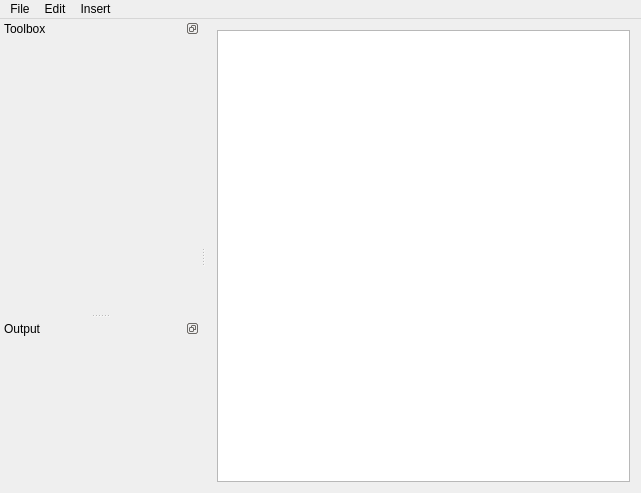
<?xml version="1.0" encoding="UTF-8"?>
<ui version="4.0">
 <class>MainWindow</class>
 <widget class="QMainWindow" name="MainWindow">
  <property name="geometry">
   <rect>
    <x>0</x>
    <y>0</y>
    <width>641</width>
    <height>493</height>
   </rect>
  </property>
  <property name="windowTitle">
   <string>MainWindow</string>
  </property>
  <widget class="QWidget" name="centralWidget">
   <layout class="QGridLayout" name="gridLayout_2">
    <item row="0" column="1">
     <widget class="Workspace" name="workspace"/>
    </item>
   </layout>
  </widget>
  <widget class="QMenuBar" name="menuBar">
   <property name="geometry">
    <rect>
     <x>0</x>
     <y>0</y>
     <width>641</width>
     <height>20</height>
    </rect>
   </property>
   <widget class="QMenu" name="menuInsert">
    <property name="title">
     <string>Insert</string>
    </property>
    <widget class="QMenu" name="menuComparison">
     <property name="title">
      <string>Compare</string>
     </property>
     <addaction name="actionGreaterThan"/>
     <addaction name="actionLessThan"/>
     <addaction name="actionEqual"/>
     <addaction name="actionNot_Equal"/>
    </widget>
    <widget class="QMenu" name="menuLogic">
     <property name="title">
      <string>Logic</string>
     </property>
     <addaction name="actionAND"/>
     <addaction name="actionOR"/>
     <addaction name="actionXOR"/>
     <addaction name="actionNOT"/>
    </widget>
    <widget class="QMenu" name="menuConstant">
     <property name="title">
      <string>Color</string>
     </property>
     <addaction name="actionLUT"/>
     <addaction name="actionColor"/>
     <addaction name="actionHSV"/>
     <addaction name="actionRGB"/>
    </widget>
    <widget class="QMenu" name="menuPixel">
     <property name="title">
      <string>Pixel</string>
     </property>
     <addaction name="actionX"/>
     <addaction name="actionY"/>
     <addaction name="actionRatio"/>
    </widget>
    <widget class="QMenu" name="menuCalc">
     <property name="title">
      <string>Math</string>
     </property>
     <addaction name="actionADD"/>
     <addaction name="actionSUB"/>
     <addaction name="actionMUL"/>
     <addaction name="actionDIV"/>
     <addaction name="separator"/>
     <addaction name="actionNEG"/>
     <addaction name="actionSQRT"/>
     <addaction name="actionABS"/>
     <addaction name="separator"/>
     <addaction name="actionLerp"/>
     <addaction name="actionClamp"/>
     <addaction name="separator"/>
     <addaction name="actionSin"/>
     <addaction name="actionCos"/>
     <addaction name="separator"/>
     <addaction name="actionMin"/>
     <addaction name="actionMax"/>
     <addaction name="separator"/>
     <addaction name="actionDouble"/>
     <addaction name="actionComplex"/>
    </widget>
    <addaction name="menuCalc"/>
    <addaction name="menuComparison"/>
    <addaction name="menuLogic"/>
    <addaction name="menuConstant"/>
    <addaction name="actionIf"/>
    <addaction name="actionBitmap"/>
    <addaction name="separator"/>
    <addaction name="menuPixel"/>
    <addaction name="actionRender"/>
   </widget>
   <widget class="QMenu" name="menuFile">
    <property name="title">
     <string>File</string>
    </property>
    <addaction name="actionExport"/>
    <addaction name="actionSave_as"/>
    <addaction name="actionOpen"/>
    <addaction name="separator"/>
    <addaction name="actionExit"/>
   </widget>
   <widget class="QMenu" name="menuEdit">
    <property name="title">
     <string>Edit</string>
    </property>
    <addaction name="actionUndo"/>
    <addaction name="actionRedo"/>
    <addaction name="separator"/>
    <addaction name="actionCut"/>
    <addaction name="actionCopy"/>
    <addaction name="actionPaste"/>
    <addaction name="actionDelete"/>
    <addaction name="separator"/>
    <addaction name="actionSelect_all"/>
   </widget>
   <addaction name="menuFile"/>
   <addaction name="menuEdit"/>
   <addaction name="menuInsert"/>
  </widget>
  <widget class="QDockWidget" name="toolboxDock">
   <property name="minimumSize">
    <size>
     <width>190</width>
     <height>237</height>
    </size>
   </property>
   <property name="floating">
    <bool>false</bool>
   </property>
   <property name="features">
    <set>QDockWidget::DockWidgetFloatable|QDockWidget::DockWidgetMovable</set>
   </property>
   <property name="windowTitle">
    <string>Toolbox</string>
   </property>
   <attribute name="dockWidgetArea">
    <number>1</number>
   </attribute>
   <widget class="QWidget" name="dockWidgetContents">
    <layout class="QGridLayout" name="gridLayout_3">
     <property name="sizeConstraint">
      <enum>QLayout::SetMinimumSize</enum>
     </property>
     <property name="leftMargin">
      <number>2</number>
     </property>
     <property name="topMargin">
      <number>0</number>
     </property>
     <property name="bottomMargin">
      <number>0</number>
     </property>
     <property name="verticalSpacing">
      <number>0</number>
     </property>
     <item row="0" column="0">
      <widget class="NodeBox" name="toolBox">
       <property name="currentIndex">
        <number>-1</number>
       </property>
      </widget>
     </item>
    </layout>
   </widget>
  </widget>
  <widget class="QDockWidget" name="outputDock">
   <property name="minimumSize">
    <size>
     <width>200</width>
     <height>140</height>
    </size>
   </property>
   <property name="features">
    <set>QDockWidget::DockWidgetFloatable|QDockWidget::DockWidgetMovable</set>
   </property>
   <property name="windowTitle">
    <string>Output</string>
   </property>
   <attribute name="dockWidgetArea">
    <number>1</number>
   </attribute>
   <widget class="QWidget" name="dockWidgetContents_3">
    <layout class="QGridLayout" name="gridLayout_4">
     <property name="leftMargin">
      <number>2</number>
     </property>
     <property name="topMargin">
      <number>0</number>
     </property>
     <property name="rightMargin">
      <number>2</number>
     </property>
     <property name="bottomMargin">
      <number>2</number>
     </property>
     <item row="0" column="0">
      <widget class="RenderArea" name="renderArea" native="true">
       <property name="sizePolicy">
        <sizepolicy hsizetype="Expanding" vsizetype="Expanding">
         <horstretch>0</horstretch>
         <verstretch>0</verstretch>
        </sizepolicy>
       </property>
       <layout class="QGridLayout" name="gridLayout">
        <property name="leftMargin">
         <number>0</number>
        </property>
        <property name="topMargin">
         <number>0</number>
        </property>
        <property name="rightMargin">
         <number>0</number>
        </property>
        <property name="bottomMargin">
         <number>0</number>
        </property>
        <property name="spacing">
         <number>0</number>
        </property>
       </layout>
      </widget>
     </item>
    </layout>
   </widget>
  </widget>
  <action name="actionIf">
   <property name="icon">
    <iconset resource="../application.qrc">
     <normaloff>:/icons/if.png</normaloff>:/icons/if.png</iconset>
   </property>
   <property name="text">
    <string>Condition</string>
   </property>
  </action>
  <action name="actionGreaterThan">
   <property name="icon">
    <iconset resource="../application.qrc">
     <normaloff>:/icons/greater_than.png</normaloff>:/icons/greater_than.png</iconset>
   </property>
   <property name="text">
    <string>Greater</string>
   </property>
  </action>
  <action name="actionLessThan">
   <property name="icon">
    <iconset resource="../application.qrc">
     <normaloff>:/icons/less_than.png</normaloff>:/icons/less_than.png</iconset>
   </property>
   <property name="text">
    <string>Less</string>
   </property>
  </action>
  <action name="actionEqual">
   <property name="icon">
    <iconset resource="../application.qrc">
     <normaloff>:/icons/equal.png</normaloff>:/icons/equal.png</iconset>
   </property>
   <property name="text">
    <string>Equal</string>
   </property>
  </action>
  <action name="actionNot_Equal">
   <property name="icon">
    <iconset resource="../application.qrc">
     <normaloff>:/icons/not_equal.png</normaloff>:/icons/not_equal.png</iconset>
   </property>
   <property name="text">
    <string>Not Equal</string>
   </property>
  </action>
  <action name="actionAND">
   <property name="icon">
    <iconset resource="../application.qrc">
     <normaloff>:/icons/and.png</normaloff>:/icons/and.png</iconset>
   </property>
   <property name="text">
    <string>AND</string>
   </property>
  </action>
  <action name="actionOR">
   <property name="icon">
    <iconset resource="../application.qrc">
     <normaloff>:/icons/or.png</normaloff>:/icons/or.png</iconset>
   </property>
   <property name="text">
    <string>OR</string>
   </property>
  </action>
  <action name="actionXOR">
   <property name="icon">
    <iconset resource="../application.qrc">
     <normaloff>:/icons/xor.png</normaloff>:/icons/xor.png</iconset>
   </property>
   <property name="text">
    <string>XOR</string>
   </property>
  </action>
  <action name="actionNOT">
   <property name="icon">
    <iconset resource="../application.qrc">
     <normaloff>:/icons/not.png</normaloff>:/icons/not.png</iconset>
   </property>
   <property name="text">
    <string>NOT</string>
   </property>
  </action>
  <action name="actionDouble">
   <property name="icon">
    <iconset resource="../application.qrc">
     <normaloff>:/icons/real.png</normaloff>:/icons/real.png</iconset>
   </property>
   <property name="text">
    <string>Real Number</string>
   </property>
  </action>
  <action name="actionColor">
   <property name="icon">
    <iconset resource="../application.qrc">
     <normaloff>:/icons/color.png</normaloff>:/icons/color.png</iconset>
   </property>
   <property name="text">
    <string>Color</string>
   </property>
  </action>
  <action name="actionLUT">
   <property name="text">
    <string>LUT</string>
   </property>
  </action>
  <action name="actionX">
   <property name="icon">
    <iconset resource="../application.qrc">
     <normaloff>:/icons/x.png</normaloff>:/icons/x.png</iconset>
   </property>
   <property name="text">
    <string>X</string>
   </property>
  </action>
  <action name="actionY">
   <property name="icon">
    <iconset resource="../application.qrc">
     <normaloff>:/icons/y.png</normaloff>:/icons/y.png</iconset>
   </property>
   <property name="text">
    <string>Y</string>
   </property>
  </action>
  <action name="actionRender">
   <property name="icon">
    <iconset resource="../application.qrc">
     <normaloff>:/icons/output.png</normaloff>:/icons/output.png</iconset>
   </property>
   <property name="text">
    <string>Output</string>
   </property>
  </action>
  <action name="actionADD">
   <property name="icon">
    <iconset resource="../application.qrc">
     <normaloff>:/icons/add.png</normaloff>:/icons/add.png</iconset>
   </property>
   <property name="text">
    <string>Add</string>
   </property>
  </action>
  <action name="actionSUB">
   <property name="icon">
    <iconset resource="../application.qrc">
     <normaloff>:/icons/subtract.png</normaloff>:/icons/subtract.png</iconset>
   </property>
   <property name="text">
    <string>Subtract</string>
   </property>
  </action>
  <action name="actionMUL">
   <property name="icon">
    <iconset resource="../application.qrc">
     <normaloff>:/icons/multiply.png</normaloff>:/icons/multiply.png</iconset>
   </property>
   <property name="text">
    <string>Multiply</string>
   </property>
  </action>
  <action name="actionDIV">
   <property name="icon">
    <iconset resource="../application.qrc">
     <normaloff>:/icons/divide.png</normaloff>:/icons/divide.png</iconset>
   </property>
   <property name="text">
    <string>Divide</string>
   </property>
  </action>
  <action name="actionNEG">
   <property name="icon">
    <iconset resource="../application.qrc">
     <normaloff>:/icons/neg.png</normaloff>:/icons/neg.png</iconset>
   </property>
   <property name="text">
    <string>Negative</string>
   </property>
  </action>
  <action name="actionSQRT">
   <property name="icon">
    <iconset resource="../application.qrc">
     <normaloff>:/icons/sqrt.png</normaloff>:/icons/sqrt.png</iconset>
   </property>
   <property name="text">
    <string>Square Root</string>
   </property>
  </action>
  <action name="actionABS">
   <property name="text">
    <string>Absolute Value</string>
   </property>
  </action>
  <action name="actionLerp">
   <property name="text">
    <string>lerp</string>
   </property>
  </action>
  <action name="actionClamp">
   <property name="text">
    <string>clamp</string>
   </property>
  </action>
  <action name="actionBitmap">
   <property name="icon">
    <iconset resource="../application.qrc">
     <normaloff>:/icons/image.png</normaloff>:/icons/image.png</iconset>
   </property>
   <property name="text">
    <string>Bitmap</string>
   </property>
  </action>
  <action name="actionSin">
   <property name="icon">
    <iconset resource="../application.qrc">
     <normaloff>:/icons/sin.png</normaloff>:/icons/sin.png</iconset>
   </property>
   <property name="text">
    <string>sin</string>
   </property>
  </action>
  <action name="actionCos">
   <property name="icon">
    <iconset resource="../application.qrc">
     <normaloff>:/icons/cos.png</normaloff>:/icons/cos.png</iconset>
   </property>
   <property name="text">
    <string>cos</string>
   </property>
  </action>
  <action name="actionMin">
   <property name="text">
    <string>min</string>
   </property>
  </action>
  <action name="actionMax">
   <property name="text">
    <string>max</string>
   </property>
  </action>
  <action name="actionExport">
   <property name="icon">
    <iconset resource="../application.qrc">
     <normaloff>:/icons/export.png</normaloff>:/icons/export.png</iconset>
   </property>
   <property name="text">
    <string>Export</string>
   </property>
  </action>
  <action name="actionExit">
   <property name="icon">
    <iconset resource="../application.qrc">
     <normaloff>:/icons/exit.png</normaloff>:/icons/exit.png</iconset>
   </property>
   <property name="text">
    <string>Exit</string>
   </property>
   <property name="shortcut">
    <string>Ctrl+Q</string>
   </property>
  </action>
  <action name="actionSave_as">
   <property name="icon">
    <iconset resource="../application.qrc">
     <normaloff>:/icons/save.png</normaloff>:/icons/save.png</iconset>
   </property>
   <property name="text">
    <string>Save As...</string>
   </property>
   <property name="shortcut">
    <string>Ctrl+S</string>
   </property>
  </action>
  <action name="actionOpen">
   <property name="icon">
    <iconset resource="../application.qrc">
     <normaloff>:/icons/open.png</normaloff>:/icons/open.png</iconset>
   </property>
   <property name="text">
    <string>Open</string>
   </property>
   <property name="shortcut">
    <string>Ctrl+O</string>
   </property>
  </action>
  <action name="actionRatio">
   <property name="text">
    <string>X/Y Ratio</string>
   </property>
  </action>
  <action name="actionComplex">
   <property name="icon">
    <iconset resource="../application.qrc">
     <normaloff>:/icons/complex.png</normaloff>:/icons/complex.png</iconset>
   </property>
   <property name="text">
    <string>Complex</string>
   </property>
  </action>
  <action name="actionHSV">
   <property name="text">
    <string>HSV</string>
   </property>
  </action>
  <action name="actionRGB">
   <property name="text">
    <string>RGB</string>
   </property>
  </action>
  <action name="actionUndo">
   <property name="icon">
    <iconset resource="../application.qrc">
     <normaloff>:/icons/undo.png</normaloff>:/icons/undo.png</iconset>
   </property>
   <property name="text">
    <string>Undo</string>
   </property>
   <property name="shortcut">
    <string>Ctrl+Z</string>
   </property>
  </action>
  <action name="actionRedo">
   <property name="icon">
    <iconset resource="../application.qrc">
     <normaloff>:/icons/redo.png</normaloff>:/icons/redo.png</iconset>
   </property>
   <property name="text">
    <string>Redo</string>
   </property>
   <property name="shortcut">
    <string>Ctrl+Shift+Z</string>
   </property>
  </action>
  <action name="actionCut">
   <property name="icon">
    <iconset resource="../application.qrc">
     <normaloff>:/icons/cut.png</normaloff>:/icons/cut.png</iconset>
   </property>
   <property name="text">
    <string>Cut</string>
   </property>
   <property name="shortcut">
    <string>Ctrl+X</string>
   </property>
  </action>
  <action name="actionCopy">
   <property name="icon">
    <iconset resource="../application.qrc">
     <normaloff>:/icons/copy.png</normaloff>:/icons/copy.png</iconset>
   </property>
   <property name="text">
    <string>Copy</string>
   </property>
   <property name="shortcut">
    <string>Ctrl+C</string>
   </property>
  </action>
  <action name="actionPaste">
   <property name="icon">
    <iconset resource="../application.qrc">
     <normaloff>:/icons/paste.png</normaloff>:/icons/paste.png</iconset>
   </property>
   <property name="text">
    <string>Paste</string>
   </property>
   <property name="shortcut">
    <string>Ctrl+V</string>
   </property>
  </action>
  <action name="actionDelete">
   <property name="icon">
    <iconset resource="../application.qrc">
     <normaloff>:/icons/delete.png</normaloff>:/icons/delete.png</iconset>
   </property>
   <property name="text">
    <string>Delete</string>
   </property>
   <property name="shortcut">
    <string>Del</string>
   </property>
  </action>
  <action name="actionSelect_all">
   <property name="text">
    <string>Select All</string>
   </property>
   <property name="shortcut">
    <string>Ctrl+A</string>
   </property>
  </action>
 </widget>
 <layoutdefault spacing="6" margin="11"/>
 <customwidgets>
  <customwidget>
   <class>Workspace</class>
   <extends>QGraphicsView</extends>
   <header location="global">include/Workspace.h</header>
  </customwidget>
  <customwidget>
   <class>NodeBox</class>
   <extends>QToolBox</extends>
   <header>include/NodeBox.h</header>
   <container>1</container>
  </customwidget>
  <customwidget>
   <class>RenderArea</class>
   <extends>QWidget</extends>
   <header>include/RenderArea.h</header>
   <container>1</container>
  </customwidget>
 </customwidgets>
 <tabstops>
  <tabstop>workspace</tabstop>
 </tabstops>
 <resources>
  <include location="../application.qrc"/>
 </resources>
 <connections/>
</ui>
